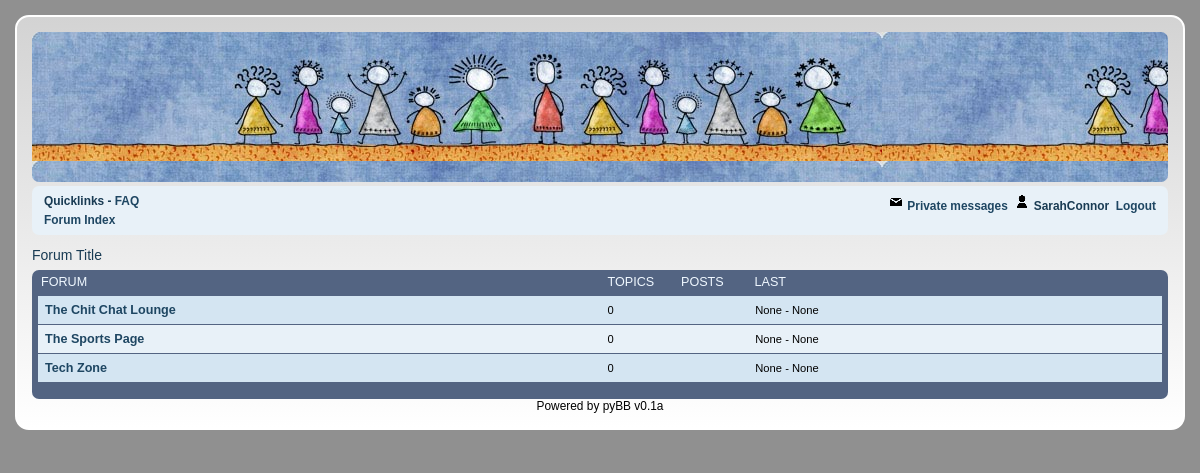
/index/ (signed in), run on the app's committed database.
### board/models.py (models this page shows, shortened)
class Forum(models.Model):
	name = models.CharField(max_length=80)
	description = models.CharField(max_length=256)
	last_post_created = models.DateTimeField(null=True)
	last_post_author = models.ForeignKey(User,null=True,related_name='+')
	topics_count = models.IntegerField(default=0)
	posts_count = models.IntegerField(default=0)

### board/views.py (the view)
# urls.py: url(r'^index/', board.views.index, name='index'),
def index(request):
	forum_list = Forum.objects.order_by('id')
	context = { 'forum_list': forum_list, }
	return render(request, 'board/index.html', context)

### board/templates/board/index.html (shortened to what this page needs)
{% extends 'board/base.html' %}
{% block content %}
	<div class='forum-titlebar'>
		Forum Title
	</div>
	<div class='forum-bg'>
		<div class='forumb-bg-inner'>
			<div class='forum-header'>
				<span class='section-topics'>FORUM</span>
				<span class='section-replies'>TOPICS</span>
				<span class='section-views'>POSTS</span>
				<span class='section-last'>LAST</span>
			</div>
			<div class='forum-topics'>
				{% if forum_list %}
					{% for f in forum_list %}
					<div class='topic-row'>
				 		<span class='topic-row-title section-tipics'>
				 			<a href="{% url 'viewforum' f.id %}" class='section-topics'>{{ f.name }}</a>
				 		</span>
				 			<span class='section-replies topic-row-replies'>{{ f.topics_count }}</span>
						<div style='display:inline;'>
							<span class='section-last topic-row-last'>{{ f.last_post_author }} - {{ f.last_post_created }}</span>
				 		</div>
					</div>
					{% endfor %}
				{% else %}
					<p>No forums available</p>
				{% endif %}
			</div>
			<br>
		</div>
	</div>
{% endblock %}

### board/templates/board/base.html (shortened to what this page needs)
<!DOCTYPE html>
{% load static %}
<link rel="stylesheet" href="{% static 'board.css' %}" type="text/css" />
<div class='page-body'>
	<div class='pybb'>
		<div class='page-header'>
		</div>
		<div class='navbar'>
			<div class='navbar-inner'>
				<div class='navbar-main'>
					<div class='navbar-left'>
						Quicklinks - <a href="{% url 'faq' %}">FAQ</a>
					</div>
					<div class='navbar-right'>
						{% if user.is_authenticated %}
							<a href="{% url 'messages' %}"><img src='/static/pm.png'>&nbsp;Private messages</a>&nbsp;
							<img src='/static/profile.png'>&nbsp;{{ user.get_username }}&nbsp;
							<a href="{% url 'logout' %}?next={{request.path}}">Logout</a>
						{% else %}
							<a href="{% url 'login' %}?next={{request.path}}">Login</a>
						{% endif %}
					</div>
				</div>
				<div class='navbar-breadcrumbs'>
					<span><a href="{% url 'index' %}">Forum Index</a></span>
				</div>
			</div>
		</div>
{% block content %}
{% endblock %}
		<div class='page-footer'>
			<span>Powered by pyBB v0.1a</span>
		</div>
	</div>
</div>

### board/static/board.css (style rules this page uses)
a:link { font-weight: bold; color: #1e4662; text-decoration: none; }
.page-body { background-color: #909090; padding: 15px; }
.pybb { max-width: 1152px; margin: auto; border: 2px solid white; border-radius: 14px; background: linear-gradient(lightgray, white); padding: 15px; font-size: 14px; font-family: "Lucida Sans Unicode", "Lucida Grande", sans-serif; }
.page-header { background-image: url("/static/header.jpg"); min-height: 150px; border-radius: 7px; }
.page-footer { font-color: darkgray; font-size: 85%; text-align: center; }
.forum-titlebar { color: #193b53; padding-top: 8px; padding-bottom: 5px; }
.forum-bg { background-color: #536482; border-radius: 7px; }
.forum-header { color: AliceBlue; font-size: 90%; padding: 3px; margin: 2px 4px 2px 4px; }
.navbar { background-color:#e8f1f8; color:#193b53; font-size: 85%; border-radius: 7px; }
.navbar a:link { font-weight: bold; color: #1e4662; text-decoration: none; }
.navbar-inner { padding: 8px; margin: 4px 4px 4px 4px; }
.navbar-main { font-weight: bold; }
.navbar-left { float: left; }
.navbar-right { float: right; }
.navbar-breadcrumbs { clear: both; }
.section-topics { display: inline-block; width: 50%; padding: 2px; }
.section-replies { display: inline-block; width: 70px; }
.section-views { display: inline-block; width: 70px; }
.section-last { display: inline-block; width: 25%; }
.topic-row:nth-child(odd) { padding: 5px; margin: 1px 6px 1px 6px; background-color: #d4e5f2; }
.topic-row:nth-child(even) { padding: 5px; margin: 1px 6px 1px 6px; background-color: #e8f1f8; }
.topic-row-title { font-weight: bold; font-size: 90%; color: #1e4662; }
.topic-row-replies { font-size: 80%; }
.topic-row-last { font-size: 80%; }

### data on the page
Forum: name "The Chit Chat Lounge", topics_count "0", last_post_author "None", last_post_created "None"
Forum: name "The Sports Page", topics_count "0", last_post_author "None", last_post_created "None"
Forum: name "Tech Zone", topics_count "0", last_post_author "None", last_post_created "None"

### other printed values
{{ user.get_username }} "SarahConnor"
